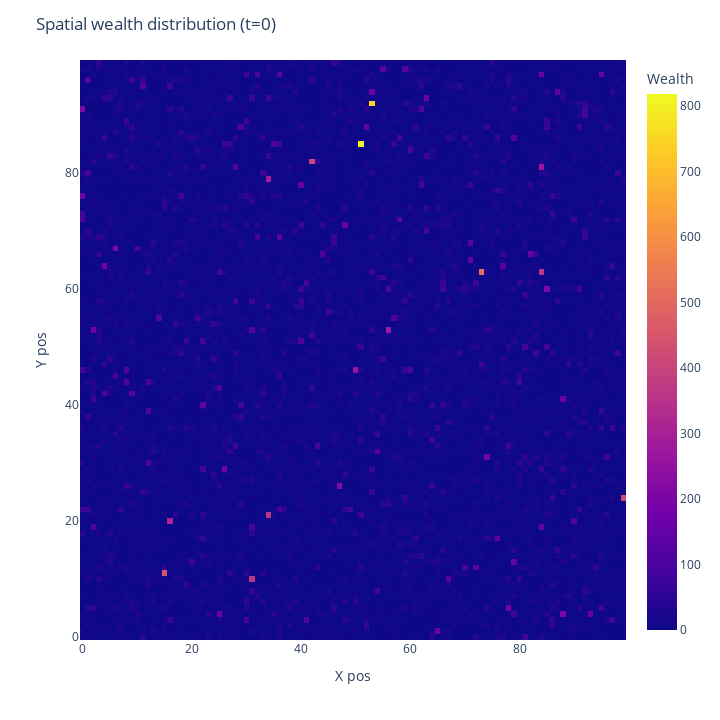
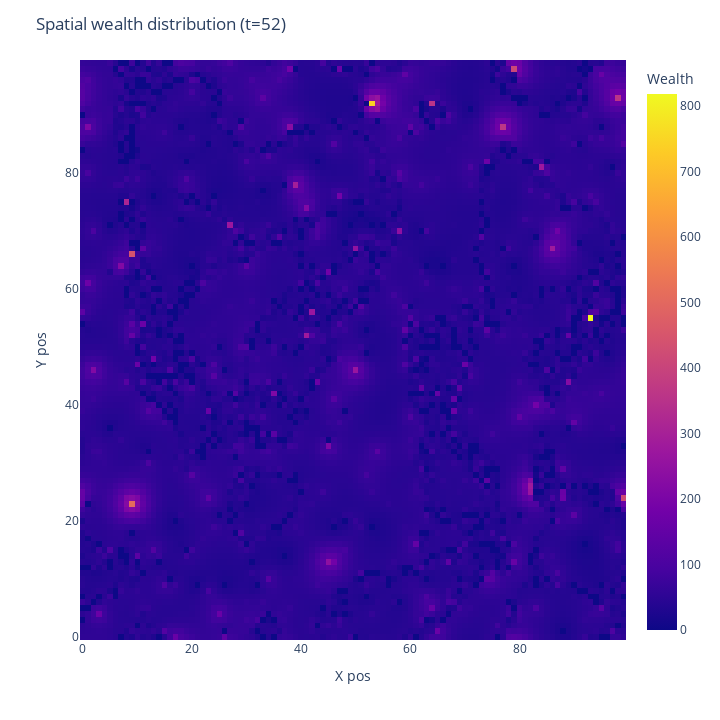

Here is the notebook cell these charts were saved with, in order:
### Code cell
# Define model parameters
size = 100
density = 0.95
fixed_areas_pc = 0.0
population_sizes = [0.6, 0.2, 0.2] # Add extra weights for more agent types (up to 10)
homophily = 5
cluster_threshold = 4
alpha=0.99
stopping_threshold=5
server=False

# Create the model
model = Schelling(size, density, fixed_areas_pc, population_sizes, homophily, cluster_threshold, alpha, stopping_threshold, server)

# Plot starting type/wealth distribution
plot2D_modelTypes(model)
plot2D_modelWealth(model)

# Run the model
steps = 200
for i in range(steps):
    model.step()

# Plot ending type/wealth distribution
plot2D_modelTypes(model)
plot2D_modelWealth(model)

### Figure 1 — Plotly figure (JSON) as saved in the notebook; plotly's stock layout.template omitted (floating-point values rounded to 4 significant figures; data arrays with more than 128 entries replaced by an {"elided": "..."} marker saying what was removed)
{"data": [{"coloraxis": "coloraxis", "histfunc": "sum", "hovertemplate": "x_pos=%{x}<br>y_pos=%{y}<br>sum of wealth=%{z}<extra></extra>", "name": "", "nbinsx": 100, "nbinsy": 100, "type": "histogram2d", "x": {"elided": "9487 int values"}, "xaxis": "x", "xbingroup": "x", "y": {"elided": "9487 int values"}, "yaxis": "y", "ybingroup": "y", "z": {"elided": "9487 float values"}}], "layout": {"coloraxis": {"colorbar": {"title": {"text": "Wealth"}}, "colorscale": [[0, "#0d0887"], [0.1111, "#46039f"], [0.2222, "#7201a8"], [0.3333, "#9c179e"], [0.4444, "#bd3786"], [0.5556, "#d8576b"], [0.6667, "#ed7953"], [0.7778, "#fb9f3a"], [0.8889, "#fdca26"], [1, "#f0f921"]]}, "height": 720, "legend": {"tracegroupgap": 0}, "margin": {"t": 60}, "title": {"text": "Spatial wealth distribution (t=0)"}, "width": 720, "xaxis": {"anchor": "y", "domain": [0, 1], "title": {"text": "X pos"}}, "yaxis": {"anchor": "x", "domain": [0, 1], "title": {"text": "Y pos"}}}}

### Figure 2 — Plotly figure (JSON) as saved in the notebook; plotly's stock layout.template omitted (floating-point values rounded to 4 significant figures; data arrays with more than 128 entries replaced by an {"elided": "..."} marker saying what was removed)
{"data": [{"coloraxis": "coloraxis", "histfunc": "sum", "hovertemplate": "x_pos=%{x}<br>y_pos=%{y}<br>sum of wealth=%{z}<extra></extra>", "name": "", "nbinsx": 100, "nbinsy": 100, "type": "histogram2d", "x": {"elided": "9487 int values"}, "xaxis": "x", "xbingroup": "x", "y": {"elided": "9487 int values"}, "yaxis": "y", "ybingroup": "y", "z": {"elided": "9487 float values"}}], "layout": {"coloraxis": {"colorbar": {"title": {"text": "Wealth"}}, "colorscale": [[0, "#0d0887"], [0.1111, "#46039f"], [0.2222, "#7201a8"], [0.3333, "#9c179e"], [0.4444, "#bd3786"], [0.5556, "#d8576b"], [0.6667, "#ed7953"], [0.7778, "#fb9f3a"], [0.8889, "#fdca26"], [1, "#f0f921"]]}, "height": 720, "legend": {"tracegroupgap": 0}, "margin": {"t": 60}, "title": {"text": "Spatial wealth distribution (t=52)"}, "width": 720, "xaxis": {"anchor": "y", "domain": [0, 1], "title": {"text": "X pos"}}, "yaxis": {"anchor": "x", "domain": [0, 1], "title": {"text": "Y pos"}}}}
